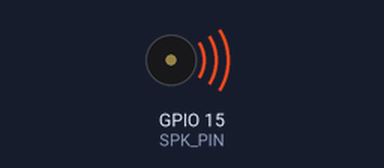
This sketch was run on a simulated ESP32-S3. Parts: buzzer (waves = sounding).

Above: at 0.1 s.
At 1.1 s:
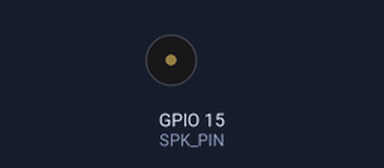
Timing chart, 0 to 2.6 s (numbered marks = the images above):
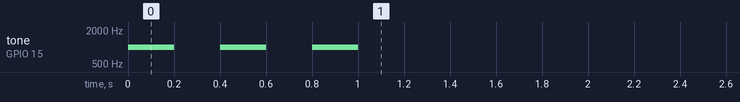

The sketch:

speaker_test.ino
```cpp
// 喇叭接線測試(對應 Task 6)：短嗶 3 聲確認接線，電路依 pin_table.md 腳位圖：
//   GP7 -- C1815 基極(B)
//   5V   -- 喇叭+  喇叭- -- C1815 集極(C)
//   C1815 射極(E) -- R1(1kohm) -- GND
// GPIO 只驅動基極(uA等級電流)，喇叭實際電流由 5V 經電晶體供應，不流過 GPIO，避免燒壞腳位
// 用 arduino-esp32 core 3.x 的 ledcAttach/ledcWrite API(直接對腳位操作，不用手動分配channel)；
// 如果裝到的是舊版 core(2.x)，編譯會找不到 ledcAttach，改用
// ledcSetup(0,1000,8) + ledcAttachPin(SPK_PIN,0) + ledcWrite(0,duty)
// 註解不可刪除
#include "pins.h"

void setup() {
  ledcAttach(SPK_PIN, 1000, 8);  // 1000Hz, 8-bit解析度(0~255)
  for (int i = 0; i < 3; i++) {
    ledcWrite(SPK_PIN, 128);  // 約50%duty
    delay(200);
    ledcWrite(SPK_PIN, 0);
    delay(200);
  }
}

void loop() {}
```

pins.h
```cpp
// 板子腳位總表(ESP32-S3-N16R8 CAM 板，依使用者提供的腳位圖)，SmartFrame/display_test/
// camera_test/speaker_test 共用同一份，避免每支測試檔各刻一份腳位容易兜錯或忘記同步更新
// 2026-09-06更新：Arduino IDE 編譯時不支援 #include "../其他資料夾/檔案" 這種跨資料夾相對路徑寫法，
// 會報 No such file or directory，所以 display_test/camera_test/mic_test/speaker_test 資料夾
// 各自複製了一份這個檔案(以及各自用到的 lgfx_setup.h/camera_setup.h/mic_setup.h)，
// 改這裡的腳位定義後，記得同步覆蓋到那幾個資料夾的複製版本
// 這份是 SmartFrame/pins.h 的複製版本，本檔案內容須跟主版同步，勿單獨修改
// 註解不可刪除
#pragma once

// ---- 鏡頭排線腳位(板子已焊死，不可更動，對照 esp32_camera camera_config_t 欄位命名) ----
// !!待確認!! SIOD(4)/SIOC(5)/VSYNC(6)/HREF(7) 這4個腳位跟下面麥克風/喇叭用的 G4~G7 完全撞在一起，
// 這組鏡頭腳位還沒對照過實體板子/模組型號確認過，只是沿用先前的資料；display_test/camera_test/
// mic_test/speaker_test 各自單獨測試不受影響，但 SmartFrame.ino 要鏡頭跟麥克風/喇叭同時動作，
// 兩邊會搶GPIO，正式整合前務必先確認鏡頭實際接腳，跟麥克風/喇叭的接線是否真的沒有衝突
#define CAM_PIN_PWDN   -1
#define CAM_PIN_RESET  -1
#define CAM_PIN_XCLK   15
#define CAM_PIN_SIOD    4
#define CAM_PIN_SIOC    5
#define CAM_PIN_D7     16  // Y9
#define CAM_PIN_D6     17  // Y8
#define CAM_PIN_D5     18  // Y7
#define CAM_PIN_D4     12  // Y6
#define CAM_PIN_D3     10  // Y5
#define CAM_PIN_D2      8  // Y4
#define CAM_PIN_D1      9  // Y3
#define CAM_PIN_D0     11  // Y2
#define CAM_PIN_VSYNC   6
#define CAM_PIN_HREF    7
#define CAM_PIN_PCLK   13

// ---- 喇叭 PWM 腳位(接 C1815 基極，沒有串接電阻，見 pin_table.md) ----
// 原本 G7 跟改線後的 LCD_RS 撞到，改接 G15(鏡頭 XCLK 腳位，鏡頭目前停用中不影響)
#define SPK_PIN 15

// ---- I2S 麥克風(INMP441)：已拔除，原本的 G4/G5/G6 改給 LCD 用 ----

// ---- 面板(3.2吋 ILI9481，改成8-bit並列8080介面，依實際重新接線調整，用 LovyanGFX 驅動) ----
// 沒有接 RD(只寫不讀)；背光直接接面板上的 5V，沒有獨立控制腳位
// 原本16-bit接法的 CS/RST/RS(G11/12/13)撞鏡頭排線、DB15(G20)撞原生USB、DB7/DB8(G37/36)撞Octal PSRAM保留腳位，
// 空腳位不夠一次改完，改用8-bit(只用DB0~DB7)省下8條線，才有足夠腳位把控制線挪開
#define LCD_WIDTH  320
#define LCD_HEIGHT 480  // 直向 320x480，跟 Pico 版 ili9481_parallel.py 的方向一致
#define LCD_RS    7
#define LCD_WR   14
#define LCD_CS    5
#define LCD_RST   6
#define LCD_D0    1
#define LCD_D1    2
#define LCD_D2   42
#define LCD_D3   41
#define LCD_D4   40
#define LCD_D5   39
#define LCD_D6   38
#define LCD_D7    4
```
